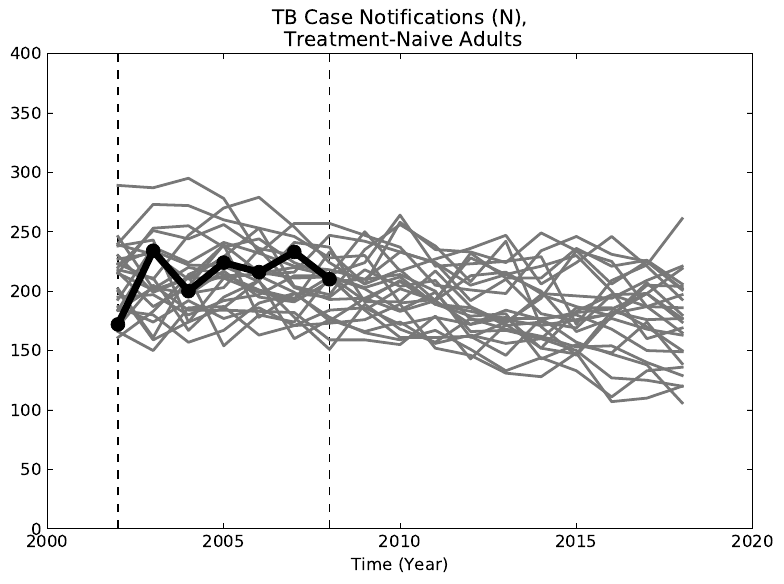

This figure's Python source:
# In[1]:

# Load required modules ===============================================================
import numpy as np
import pandas as pd
import matplotlib.pyplot as plt
import matplotlib as mpl
import matplotlib.patches as mpatches
import matplotlib.lines as mlines

# In[2]:

# Load data/Read in CSV files ===============================================================
df = pd.read_csv('Fit-Notified Naive Adult Cases.csv')

# Plot the graph ===============================================================
mpl.style.use('classic') # Use classic MPL layout
plt.ticklabel_format(useOffset=False) # Plot the full year instead of in scientific form
for i in range(2, len(df.columns)): # Plot the lines
    plt.plot(df['Time (Year)'], df.iloc[0:len(df), i], color = '#787878', linewidth = '2')
plt.plot(df.iloc[:,[0, 1]].dropna()['Time (Year)'], # Plot the target lines
         df.iloc[:,[0, 1]].dropna()['Target'],
         color = 'black', linewidth = '5', marker = 'o', markersize = '10')
plt.vlines([min(df.iloc[:,[0, 1]].dropna()['Time (Year)']),
            max(df.iloc[:,[0, 1]].dropna()['Time (Year)'])],
           0, 400, color = 'black', linestyles = 'dashed') # Plot the bounding vertical lines
plt.ylim([0, 400])
plt.xlim([2000, 2020])
plt.xlabel('Time (Year)')
plt.title('TB Case Notifications (N),\n Treatment-Naive Adults')
plt.tight_layout()
plt.savefig('Adult_Cases.pdf', bbox_inches='tight')
